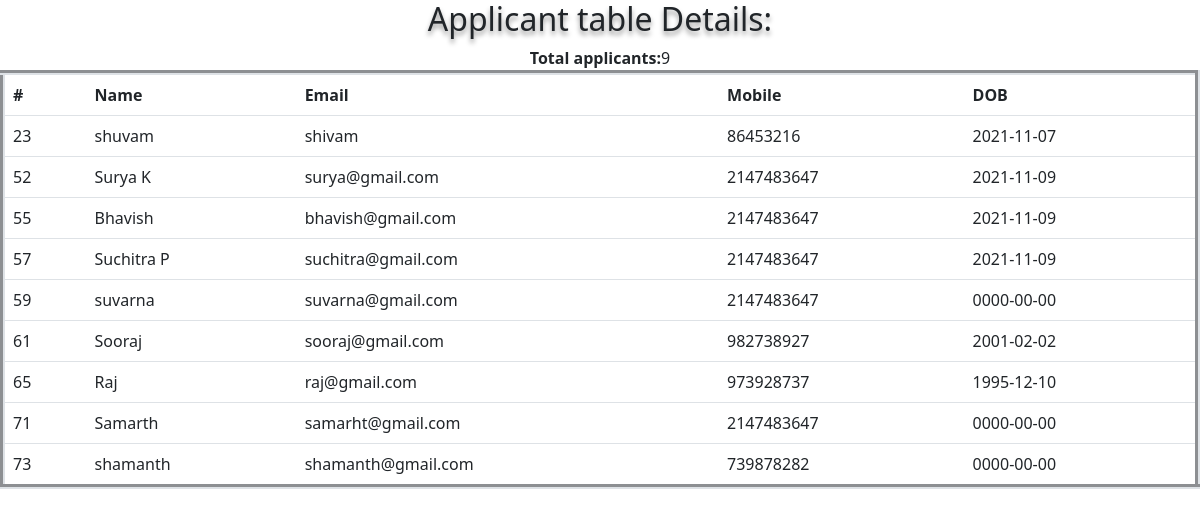
The app's page /tables/applicant.php with its own data.
### tables this page shows
CREATE TABLE `applicant` (
  `id` int(11) NOT NULL,
  `name` varchar(100) NOT NULL,
  `email` varchar(100) DEFAULT NULL,
  `mobile` int(11) NOT NULL,
  `dob` date NOT NULL DEFAULT current_timestamp()
);

### tables/applicant.php (the view, shortened to what this page needs)
<!DOCTYPE html>
<html lang="en">
<head>
<link href="https://cdn.jsdelivr.net/npm/bootstrap@5.1.3/dist/css/bootstrap.min.css" rel="stylesheet">
</head>
<body>
    <h2 style="text-align: center;text-shadow:0 4px 5px rgba(0,0,0,0.4);">Applicant table Details:</h2>
<?php
$link= new mysqli("localhost","root",'',"jobapp1");
$qapp= mysqli_query($link, "SELECT * from applicant ");
$appcount=0;
  echo "<center>";
  echo "<table class='table col-md-12' border='5'>
<tr>
<th>#</th>
<th>Name</th>
<th>Email</th>
<th>Mobile</th>
<th>DOB</th>
</tr>";
echo "</center>";
  while($row=mysqli_fetch_array($qapp))
  {
      echo "<tr>";
      echo "<td>"; echo $row["id"]; echo "</td>";
      echo "<td>"; echo $row["name"]; echo "</td>";
      echo "<td>"; echo $row["email"]; echo "</td>";
      echo "<td>"; echo $row["mobile"]; echo "</td>";
      echo "<td>"; echo $row["dob"]; echo "</td>";
      echo "</tr>";
      $appcount= $appcount+1;
  }
  echo "<b>Total applicants:</b> ". $appcount;
  ?>
</body>
</html>

### records on screen
applicant: id "23", name "shuvam", email "shivam", mobile "86453216", dob "2021-11-07"
applicant: id "52", name "Surya K", email "surya@gmail.com", mobile "2147483647", dob "2021-11-09"
applicant: id "55", name "Bhavish", email "bhavish@gmail.com", mobile "2147483647", dob "2021-11-09"
applicant: id "57", name "Suchitra P", email "suchitra@gmail.com", mobile "2147483647", dob "2021-11-09"
applicant: id "59", name "suvarna", email "suvarna@gmail.com", mobile "2147483647", dob "0000-00-00"
applicant: id "61", name "Sooraj", email "sooraj@gmail.com", mobile "982738927", dob "2001-02-02"
applicant: id "65", name "Raj", email "raj@gmail.com", mobile "973928737", dob "1995-12-10"
applicant: id "71", name "Samarth", email "samarht@gmail.com", mobile "2147483647", dob "0000-00-00"
applicant: id "73", name "shamanth", email "shamanth@gmail.com", mobile "739878282", dob "0000-00-00"
